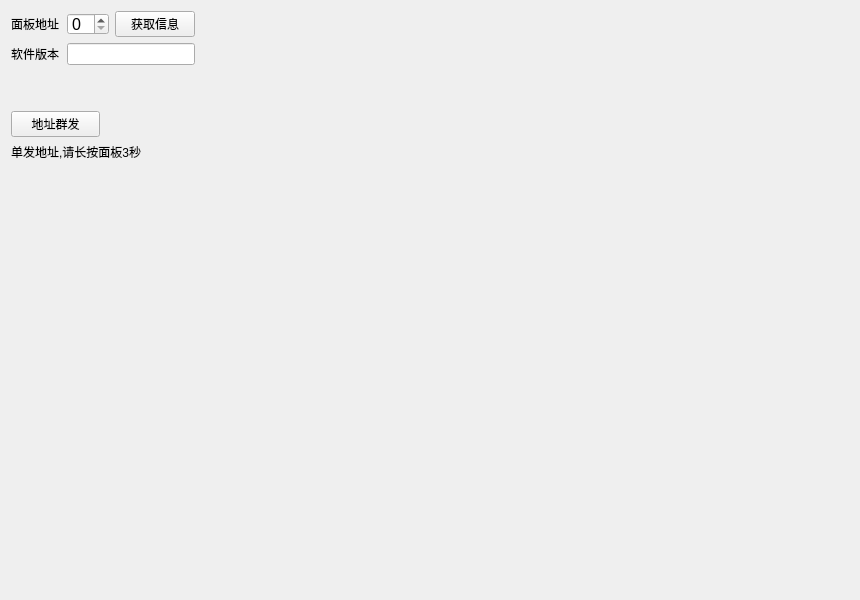
<?xml version="1.0" encoding="UTF-8"?>
<ui version="4.0">
 <class>AppSetAddr</class>
 <widget class="QWidget" name="AppSetAddr">
  <property name="geometry">
   <rect>
    <x>0</x>
    <y>0</y>
    <width>860</width>
    <height>600</height>
   </rect>
  </property>
  <property name="minimumSize">
   <size>
    <width>860</width>
    <height>600</height>
   </size>
  </property>
  <property name="windowTitle">
   <string>Form</string>
  </property>
  <property name="styleSheet">
   <string notr="true">QSpinBox {
    font-size: 16px;
    height: 35px;
}</string>
  </property>
  <layout class="QGridLayout" name="gridLayout">
   <item row="0" column="0" colspan="2">
    <layout class="QVBoxLayout" name="verticalLayout">
     <item>
      <layout class="QHBoxLayout" name="horizontalLayout">
       <item>
        <widget class="QLabel" name="label">
         <property name="minimumSize">
          <size>
           <width>50</width>
           <height>0</height>
          </size>
         </property>
         <property name="maximumSize">
          <size>
           <width>50</width>
           <height>16777215</height>
          </size>
         </property>
         <property name="text">
          <string>面板地址</string>
         </property>
        </widget>
       </item>
       <item>
        <widget class="QSpinBox" name="spinBox">
         <property name="maximumSize">
          <size>
           <width>42</width>
           <height>22</height>
          </size>
         </property>
        </widget>
       </item>
       <item>
        <widget class="QPushButton" name="dev_info">
         <property name="text">
          <string>获取信息</string>
         </property>
        </widget>
       </item>
      </layout>
     </item>
     <item>
      <layout class="QHBoxLayout" name="horizontalLayout_2">
       <item>
        <widget class="QLabel" name="label_3">
         <property name="minimumSize">
          <size>
           <width>50</width>
           <height>0</height>
          </size>
         </property>
         <property name="maximumSize">
          <size>
           <width>50</width>
           <height>16777215</height>
          </size>
         </property>
         <property name="text">
          <string>软件版本</string>
         </property>
        </widget>
       </item>
       <item>
        <widget class="QLineEdit" name="lineEdit"/>
       </item>
      </layout>
     </item>
    </layout>
   </item>
   <item row="0" column="2">
    <spacer name="horizontalSpacer_2">
     <property name="orientation">
      <enum>Qt::Horizontal</enum>
     </property>
     <property name="sizeHint" stdset="0">
      <size>
       <width>649</width>
       <height>20</height>
      </size>
     </property>
    </spacer>
   </item>
   <item row="1" column="1">
    <spacer name="verticalSpacer_2">
     <property name="orientation">
      <enum>Qt::Vertical</enum>
     </property>
     <property name="sizeHint" stdset="0">
      <size>
       <width>20</width>
       <height>34</height>
      </size>
     </property>
    </spacer>
   </item>
   <item row="2" column="0">
    <widget class="QPushButton" name="pushButton">
     <property name="text">
      <string>地址群发</string>
     </property>
    </widget>
   </item>
   <item row="2" column="1" colspan="2">
    <spacer name="horizontalSpacer">
     <property name="orientation">
      <enum>Qt::Horizontal</enum>
     </property>
     <property name="sizeHint" stdset="0">
      <size>
       <width>706</width>
       <height>20</height>
      </size>
     </property>
    </spacer>
   </item>
   <item row="3" column="0" colspan="2">
    <widget class="QLabel" name="label_2">
     <property name="text">
      <string>单发地址,请长按面板3秒</string>
     </property>
    </widget>
   </item>
   <item row="4" column="1">
    <spacer name="verticalSpacer">
     <property name="orientation">
      <enum>Qt::Vertical</enum>
     </property>
     <property name="sizeHint" stdset="0">
      <size>
       <width>20</width>
       <height>428</height>
      </size>
     </property>
    </spacer>
   </item>
  </layout>
 </widget>
 <resources/>
 <connections/>
</ui>
